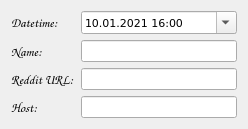
<?xml version="1.0" encoding="UTF-8"?>
<ui version="4.0">
 <class>MyEventWidget</class>
 <widget class="QWidget" name="MyEventWidget">
  <property name="enabled">
   <bool>true</bool>
  </property>
  <property name="geometry">
   <rect>
    <x>0</x>
    <y>0</y>
    <width>248</width>
    <height>118</height>
   </rect>
  </property>
  <property name="contextMenuPolicy">
   <enum>Qt::DefaultContextMenu</enum>
  </property>
  <property name="windowTitle">
   <string/>
  </property>
  <layout class="QVBoxLayout" name="verticalLayout">
   <item>
    <layout class="QFormLayout" name="formEvent">
     <item row="0" column="0">
      <widget class="QLabel" name="label_7">
       <property name="font">
        <font>
         <family>Comic Sans MS</family>
         <pointsize>10</pointsize>
        </font>
       </property>
       <property name="text">
        <string>Datetime:</string>
       </property>
      </widget>
     </item>
     <item row="1" column="0">
      <widget class="QLabel" name="label_8">
       <property name="font">
        <font>
         <family>Comic Sans MS</family>
         <pointsize>10</pointsize>
        </font>
       </property>
       <property name="text">
        <string>Name:</string>
       </property>
      </widget>
     </item>
     <item row="1" column="1">
      <widget class="QLineEdit" name="inputEventName">
       <property name="font">
        <font>
         <family>Verdana</family>
         <pointsize>8</pointsize>
        </font>
       </property>
      </widget>
     </item>
     <item row="2" column="0">
      <widget class="QLabel" name="label_9">
       <property name="font">
        <font>
         <family>Comic Sans MS</family>
         <pointsize>10</pointsize>
        </font>
       </property>
       <property name="text">
        <string>Reddit URL:</string>
       </property>
      </widget>
     </item>
     <item row="2" column="1">
      <widget class="QLineEdit" name="inputEventURL">
       <property name="font">
        <font>
         <family>Verdana</family>
         <pointsize>8</pointsize>
        </font>
       </property>
      </widget>
     </item>
     <item row="3" column="0">
      <widget class="QLabel" name="label_10">
       <property name="font">
        <font>
         <family>Comic Sans MS</family>
         <pointsize>10</pointsize>
        </font>
       </property>
       <property name="text">
        <string>Host:</string>
       </property>
      </widget>
     </item>
     <item row="3" column="1">
      <widget class="QLineEdit" name="inputHost">
       <property name="font">
        <font>
         <family>Verdana</family>
         <pointsize>8</pointsize>
        </font>
       </property>
      </widget>
     </item>
     <item row="0" column="1">
      <widget class="QDateTimeEdit" name="dateTimeEvent">
       <property name="font">
        <font>
         <family>Verdana</family>
         <pointsize>8</pointsize>
        </font>
       </property>
       <property name="dateTime">
        <datetime>
         <hour>16</hour>
         <minute>0</minute>
         <second>0</second>
         <year>2021</year>
         <month>1</month>
         <day>10</day>
        </datetime>
       </property>
       <property name="date">
        <date>
         <year>2021</year>
         <month>1</month>
         <day>10</day>
        </date>
       </property>
       <property name="time">
        <time>
         <hour>16</hour>
         <minute>0</minute>
         <second>0</second>
        </time>
       </property>
       <property name="displayFormat">
        <string notr="true">dd.MM.yyyy HH:mm</string>
       </property>
       <property name="calendarPopup">
        <bool>true</bool>
       </property>
       <property name="timeSpec">
        <enum>Qt::UTC</enum>
       </property>
      </widget>
     </item>
    </layout>
   </item>
  </layout>
 </widget>
 <resources/>
 <connections/>
</ui>
